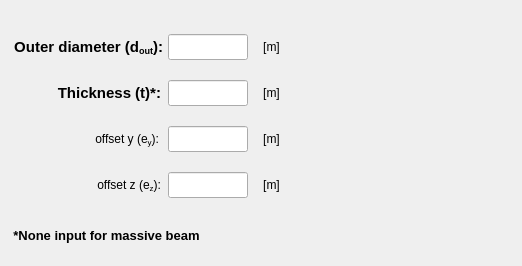
    <widget class="QWidget" name="tab_circular_section">
     <attribute name="title">
      <string>Circular</string>
     </attribute>
     <widget class="QLabel" name="label_7">
      <property name="geometry">
       <rect>
        <x>306</x>
        <y>22</y>
        <width>207</width>
        <height>235</height>
       </rect>
      </property>
      <property name="text">
       <string/>
      </property>
      <property name="pixmap">
       <pixmap>../../../figures/Circular.PNG</pixmap>
      </property>
      <property name="scaledContents">
       <bool>true</bool>
      </property>
     </widget>
     <widget class="QLabel" name="label_8">
      <property name="geometry">
       <rect>
        <x>4</x>
        <y>224</y>
        <width>205</width>
        <height>23</height>
       </rect>
      </property>
      <property name="font">
       <font>
        <pointsize>10</pointsize>
        <weight>75</weight>
        <bold>true</bold>
       </font>
      </property>
      <property name="text">
       <string>&lt;html&gt;&lt;head/&gt;&lt;body&gt;&lt;p align=&quot;center&quot;&gt;*None input for massive beam&lt;/p&gt;&lt;/body&gt;&lt;/html&gt;</string>
      </property>
     </widget>
     <widget class="QLabel" name="label_26">
      <property name="geometry">
       <rect>
        <x>8</x>
        <y>34</y>
        <width>155</width>
        <height>26</height>
       </rect>
      </property>
      <property name="minimumSize">
       <size>
        <width>155</width>
        <height>26</height>
       </size>
      </property>
      <property name="maximumSize">
       <size>
        <width>155</width>
        <height>26</height>
       </size>
      </property>
      <property name="font">
       <font>
        <family>Arial</family>
        <pointsize>11</pointsize>
        <weight>75</weight>
        <italic>false</italic>
        <bold>true</bold>
       </font>
      </property>
      <property name="text">
       <string>&lt;html&gt;&lt;head/&gt;&lt;body&gt;&lt;p&gt;Outer diameter (d&lt;span style=&quot; vertical-align:sub;&quot;&gt;out&lt;/span&gt;):&lt;/p&gt;&lt;/body&gt;&lt;/html&gt;</string>
      </property>
      <property name="alignment">
       <set>Qt::AlignRight|Qt::AlignTrailing|Qt::AlignVCenter</set>
      </property>
     </widget>
     <widget class="QLabel" name="label_65">
      <property name="geometry">
       <rect>
        <x>42</x>
        <y>80</y>
        <width>119</width>
        <height>26</height>
       </rect>
      </property>
      <property name="minimumSize">
       <size>
        <width>0</width>
        <height>26</height>
       </size>
      </property>
      <property name="maximumSize">
       <size>
        <width>16777215</width>
        <height>26</height>
       </size>
      </property>
      <property name="font">
       <font>
        <family>Arial</family>
        <pointsize>11</pointsize>
        <weight>75</weight>
        <italic>false</italic>
        <bold>true</bold>
       </font>
      </property>
      <property name="text">
       <string>Thickness (t)*:</string>
      </property>
      <property name="alignment">
       <set>Qt::AlignRight|Qt::AlignTrailing|Qt::AlignVCenter</set>
      </property>
     </widget>
     <widget class="QLineEdit" name="lineEdit_thickness_circular_section">
      <property name="geometry">
       <rect>
        <x>168</x>
        <y>80</y>
        <width>80</width>
        <height>26</height>
       </rect>
      </property>
      <property name="minimumSize">
       <size>
        <width>80</width>
        <height>26</height>
       </size>
      </property>
      <property name="maximumSize">
       <size>
        <width>80</width>
        <height>26</height>
       </size>
      </property>
      <property name="font">
       <font>
        <family>Arial</family>
        <pointsize>11</pointsize>
        <weight>75</weight>
        <italic>true</italic>
        <bold>true</bold>
       </font>
      </property>
      <property name="focusPolicy">
       <enum>Qt::StrongFocus</enum>
      </property>
      <property name="styleSheet">
       <string notr="true">color: rgb(255, 0, 0);</string>
      </property>
      <property name="alignment">
       <set>Qt::AlignCenter</set>
      </property>
     </widget>
     <widget class="QLineEdit" name="lineEdit_outer_diameter_circular_section">
      <property name="geometry">
       <rect>
        <x>168</x>
        <y>34</y>
        <width>80</width>
        <height>26</height>
       </rect>
      </property>
      <property name="minimumSize">
       <size>
        <width>80</width>
        <height>26</height>
       </size>
      </property>
      <property name="maximumSize">
       <size>
        <width>80</width>
        <height>26</height>
       </size>
      </property>
      <property name="font">
       <font>
        <family>Arial</family>
        <pointsize>11</pointsize>
        <weight>75</weight>
        <italic>true</italic>
        <bold>true</bold>
       </font>
      </property>
      <property name="styleSheet">
       <string notr="true">color: rgb(255, 0, 0);</string>
      </property>
      <property name="text">
       <string/>
      </property>
      <property name="alignment">
       <set>Qt::AlignCenter</set>
      </property>
     </widget>
     <widget class="QLabel" name="label_115">
      <property name="geometry">
       <rect>
        <x>254</x>
        <y>34</y>
        <width>35</width>
        <height>26</height>
       </rect>
      </property>
      <property name="minimumSize">
       <size>
        <width>35</width>
        <height>26</height>
       </size>
      </property>
      <property name="maximumSize">
       <size>
        <width>35</width>
        <height>26</height>
       </size>
      </property>
      <property name="text">
       <string>[m]</string>
      </property>
      <property name="alignment">
       <set>Qt::AlignCenter</set>
      </property>
     </widget>
     <widget class="QLabel" name="label_116">
      <property name="geometry">
       <rect>
        <x>254</x>
        <y>80</y>
        <width>35</width>
        <height>26</height>
       </rect>
      </property>
      <property name="minimumSize">
       <size>
        <width>35</width>
        <height>26</height>
       </size>
      </property>
      <property name="maximumSize">
       <size>
        <width>35</width>
        <height>26</height>
       </size>
      </property>
      <property name="text">
       <string>[m]</string>
      </property>
      <property name="alignment">
       <set>Qt::AlignCenter</set>
      </property>
     </widget>
     <widget class="QLabel" name="label_117">
      <property name="geometry">
       <rect>
        <x>56</x>
        <y>172</y>
        <width>105</width>
        <height>26</height>
       </rect>
      </property>
      <property name="minimumSize">
       <size>
        <width>105</width>
        <height>26</height>
       </size>
      </property>
      <property name="maximumSize">
       <size>
        <width>105</width>
        <height>26</height>
       </size>
      </property>
      <property name="text">
       <string>&lt;html&gt;&lt;head/&gt;&lt;body&gt;&lt;p&gt;offset z (e&lt;span style=&quot; vertical-align:sub;&quot;&gt;z&lt;/span&gt;):&lt;/p&gt;&lt;/body&gt;&lt;/html&gt;</string>
      </property>
      <property name="alignment">
       <set>Qt::AlignRight|Qt::AlignTrailing|Qt::AlignVCenter</set>
      </property>
     </widget>
     <widget class="QLineEdit" name="lineEdit_offsetz_circular_section">
      <property name="geometry">
       <rect>
        <x>168</x>
        <y>172</y>
        <width>80</width>
        <height>26</height>
       </rect>
      </property>
      <property name="minimumSize">
       <size>
        <width>80</width>
        <height>26</height>
       </size>
      </property>
      <property name="maximumSize">
       <size>
        <width>80</width>
        <height>26</height>
       </size>
      </property>
      <property name="font">
       <font>
        <family>Arial</family>
        <pointsize>11</pointsize>
        <weight>75</weight>
        <italic>true</italic>
        <bold>true</bold>
       </font>
      </property>
      <property name="focusPolicy">
       <enum>Qt::StrongFocus</enum>
      </property>
      <property name="styleSheet">
       <string notr="true">color: rgb(255, 0, 0);</string>
      </property>
      <property name="alignment">
       <set>Qt::AlignCenter</set>
      </property>
     </widget>
     <widget class="QLabel" name="label_118">
      <property name="geometry">
       <rect>
        <x>254</x>
        <y>172</y>
        <width>35</width>
        <height>26</height>
       </rect>
      </property>
      <property name="minimumSize">
       <size>
        <width>35</width>
        <height>26</height>
       </size>
      </property>
      <property name="maximumSize">
       <size>
        <width>35</width>
        <height>26</height>
       </size>
      </property>
      <property name="text">
       <string>[m]</string>
      </property>
      <property name="alignment">
       <set>Qt::AlignCenter</set>
      </property>
     </widget>
     <widget class="QLineEdit" name="lineEdit_offsety_circular_section">
      <property name="geometry">
       <rect>
        <x>168</x>
        <y>126</y>
        <width>80</width>
        <height>26</height>
       </rect>
      </property>
      <property name="minimumSize">
       <size>
        <width>80</width>
        <height>26</height>
       </size>
      </property>
      <property name="maximumSize">
       <size>
        <width>80</width>
        <height>26</height>
       </size>
      </property>
      <property name="font">
       <font>
        <family>Arial</family>
        <pointsize>11</pointsize>
        <weight>75</weight>
        <italic>true</italic>
        <bold>true</bold>
       </font>
      </property>
      <property name="focusPolicy">
       <enum>Qt::StrongFocus</enum>
      </property>
      <property name="styleSheet">
       <string notr="true">color: rgb(255, 0, 0);</string>
      </property>
      <property name="alignment">
       <set>Qt::AlignCenter</set>
      </property>
     </widget>
     <widget class="QLabel" name="label_119">
      <property name="geometry">
       <rect>
        <x>54</x>
        <y>126</y>
        <width>105</width>
        <height>26</height>
       </rect>
      </property>
      <property name="minimumSize">
       <size>
        <width>105</width>
        <height>26</height>
       </size>
      </property>
      <property name="maximumSize">
       <size>
        <width>105</width>
        <height>26</height>
       </size>
      </property>
      <property name="text">
       <string>&lt;html&gt;&lt;head/&gt;&lt;body&gt;&lt;p&gt;offset y (e&lt;span style=&quot; vertical-align:sub;&quot;&gt;y&lt;/span&gt;):&lt;/p&gt;&lt;/body&gt;&lt;/html&gt;</string>
      </property>
      <property name="alignment">
       <set>Qt::AlignRight|Qt::AlignTrailing|Qt::AlignVCenter</set>
      </property>
     </widget>
     <widget class="QLabel" name="label_120">
      <property name="geometry">
       <rect>
        <x>254</x>
        <y>126</y>
        <width>35</width>
        <height>26</height>
       </rect>
      </property>
      <property name="minimumSize">
       <size>
        <width>35</width>
        <height>26</height>
       </size>
      </property>
      <property name="maximumSize">
       <size>
        <width>35</width>
        <height>26</height>
       </size>
      </property>
      <property name="text">
       <string>[m]</string>
      </property>
      <property name="alignment">
       <set>Qt::AlignCenter</set>
      </property>
     </widget>
    </widget>
